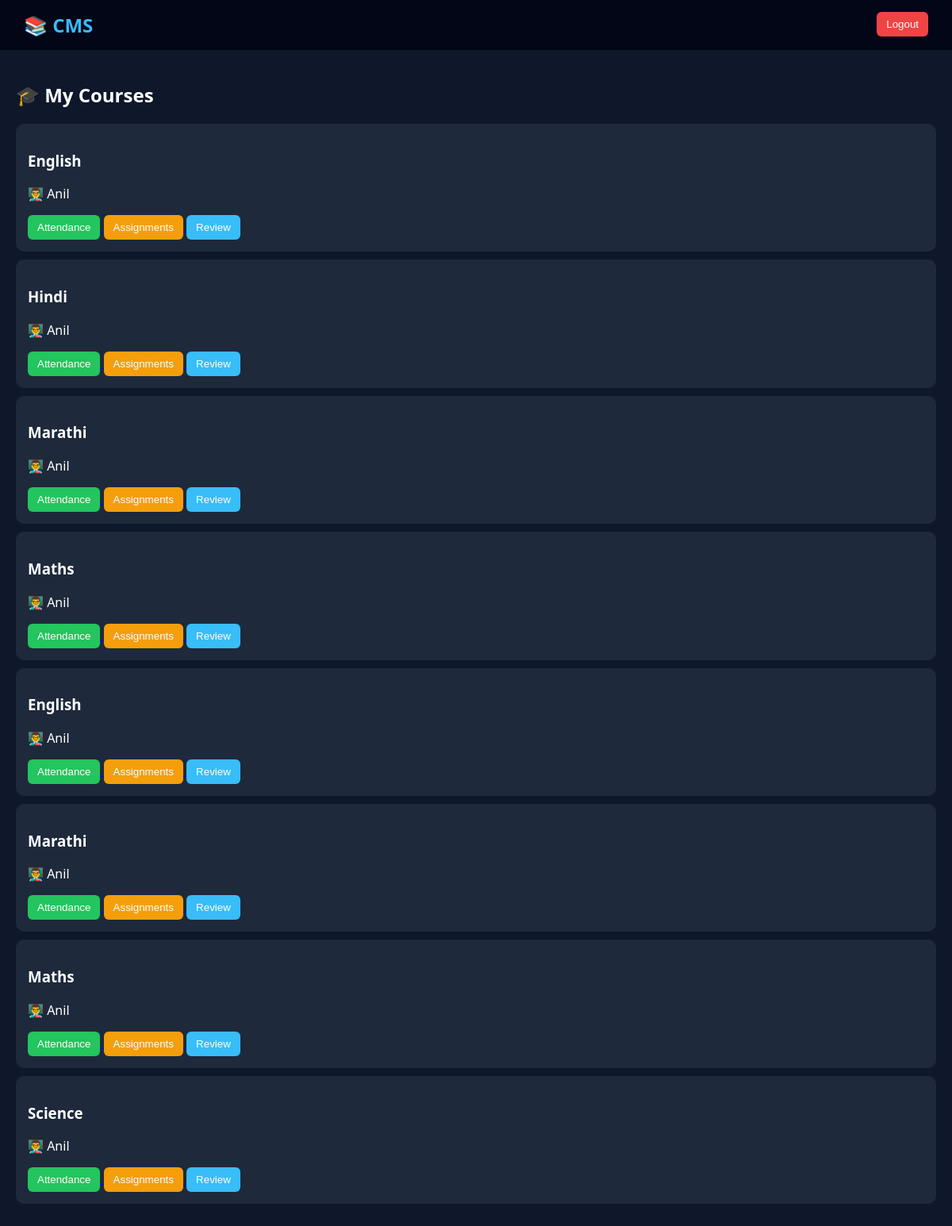
The page /student/ (signed in) on the database its author committed.
### app/models.py (models this page shows, shortened)
class Enrollment(models.Model):
    student = models.ForeignKey(User, on_delete=models.CASCADE)
    course = models.ForeignKey(Course, on_delete=models.CASCADE)

class Course(models.Model):
    title = models.CharField(max_length=100)
    teacher = models.ForeignKey(User, on_delete=models.CASCADE)

class User(models.Model):
    ROLE_CHOICES = (
        ('student', 'Student'),
        ('teacher', 'Teacher'),
    )
    username = models.CharField(max_length=100)
    password = models.CharField(max_length=100)
    role = models.CharField(max_length=10, choices=ROLE_CHOICES)

### app/views.py (the view)
# urls.py: path('student/', views.student_dashboard, name='student_dashboard'),
def student_dashboard(request):
    user_id = request.session['user']
    courses = Course.objects.all()
    enrollments = Enrollment.objects.filter(student_id=user_id)
    return render(request, 'student_dashboard.html', {
        'courses': courses,
        'enrollments': enrollments
    })

### app/templates/student_dashboard.html
{% extends 'base.html' %}
{% block content %}
<h2>🎓 My Courses</h2>
{% for e in enrollments %}
<div class="card">
<h3>{{ e.course.title }}</h3>
<p>👨‍🏫 {{ e.course.teacher.username }}</p>
<a href="/attendance/{{e.course.id}}/">
<button class="btn btn-green">Attendance</button>
</a>
<a href="/assignments/{{e.course.id}}/">
<button class="btn btn-yellow">Assignments</button>
</a>
<a href="/review/{{e.course.id}}/">
<button class="btn">Review</button>
</a>
</div>
{% endfor %}
{% endblock %}

### app/templates/base.html (shortened to what this page needs)
<!DOCTYPE html>
<html>
<head>
</head>
<body>
<div class="navbar">
    <h2>📚 CMS</h2>
    <a href="/logout/"><button class="btn btn-red">Logout</button></a>
</div>
<div class="container">
    {% block content %}{% endblock %}
</div>
</body>
</html>

### app/templates/base.html (style rules this page uses)
body { margin: 0; font-family: 'Segoe UI', sans-serif; background: #0f172a; color: white; }
.navbar { background: #020617; padding: 15px 30px; display: flex; justify-content: space-between; }
.navbar h2 { margin: 0; color: #38bdf8; }
.btn { padding: 8px 12px; border: none; border-radius: 6px; cursor: pointer; color: white; background: #38bdf8; }
.btn-green { background: #22c55e; }
.btn-yellow { background: #f59e0b; }
.btn-red { background: #ef4444; }
.container { padding: 20px; }
.card { background: #1e293b; padding: 15px; margin: 10px 0; border-radius: 10px; }

### rows shown on the page
Enrollment: course "English", course.teacher.username "Anil"
Enrollment: course "Hindi", course.teacher.username "Anil"
Enrollment: course "Marathi", course.teacher.username "Anil"
Enrollment: course "Maths", course.teacher.username "Anil"
Enrollment: course "English", course.teacher.username "Anil"
Enrollment: course "Marathi", course.teacher.username "Anil"
Enrollment: course "Maths", course.teacher.username "Anil"
Enrollment: course "Science", course.teacher.username "Anil"
